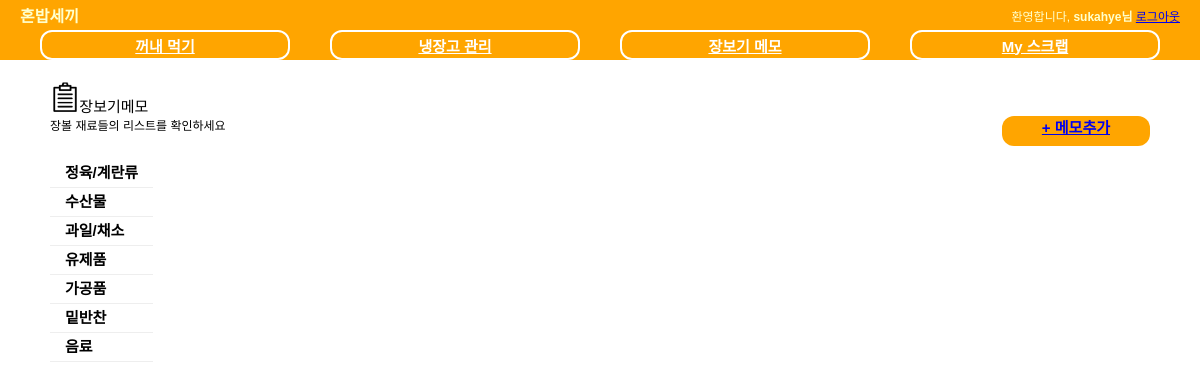
Page /fridge/shopping/ (signed in) on the earlier database version.
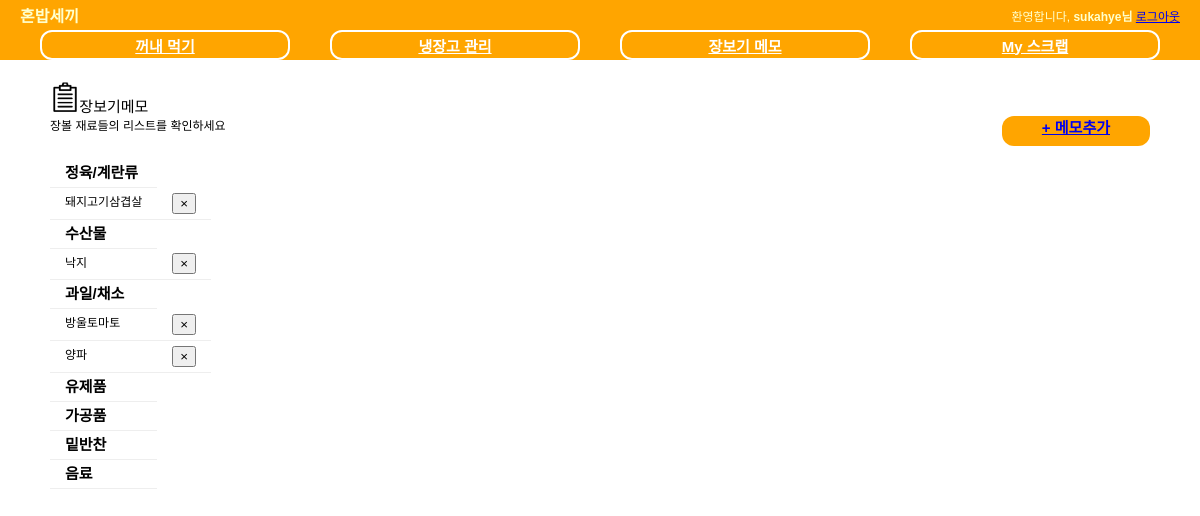
Same page on the later database version.
### fridge/models.py (models this page shows, shortened)
class ShoppingItem(models.Model):
    owner = models.ForeignKey(User, null=True)
    iteminfo = models.ForeignKey(Ingredient, null=True)

class Ingredient(models.Model):
    ingredientName= models.CharField(max_length=50)
    type=models.IntegerField(default=0)
    category=models.IntegerField(default=0)
    storageMethod=models.IntegerField(default=0)
    unit=models.CharField(max_length=100)
    defaultValue=models.IntegerField(default=0)
    ingredientCode=models.IntegerField(default=0)
    def __str__(self):
        return self.ingredientName

### fridge/views.py (the view)
class ShoppingList(ListView):
    template_name = 'fridge/shopping_memo.html'
    context_object_name = 'all_shopping'
    def get_queryset(self):
        return ShoppingItem.objects.filter(owner=self.request.user)
    def get_context_data(self, **kwargs):
        shopping_list = super(ShoppingList, self).get_context_data(**kwargs)
        shopping_list['meat'] = ShoppingItem.objects.filter(iteminfo__type=1)
        shopping_list['seafood'] = ShoppingItem.objects.filter(iteminfo__type=2)
        shopping_list['fruit'] = ShoppingItem.objects.filter(iteminfo__type=3)
        shopping_list['grain'] = ShoppingItem.objects.filter(iteminfo__type=4)
        shopping_list['milk'] = ShoppingItem.objects.filter(iteminfo__type=5)
        shopping_list['made'] = ShoppingItem.objects.filter(iteminfo__type=6)
        shopping_list['side'] = ShoppingItem.objects.filter(iteminfo__type=7)
        shopping_list['drink'] = ShoppingItem.objects.filter(iteminfo__type=8)
        print(shopping_list)
        return shopping_list

### fridge/templates/fridge/shopping_memo.html (shortened to what this page needs)
{% extends "base.html" %}
{% load staticfiles %}
{% block extrastyle %}{% static "fridge/shopping_memo.css" %}{% endblock %}
{% block content %}
<div id="content">
    <p>
        <span style="font-size:15px;"><img src="{% static 'img/memo.png' %}" style="height:30px;">장보기메모<br></span>
        <span>장볼 재료들의 리스트를 확인하세요</span>
        <span id="addmemo"><a href="{% url 'fridge:adding' %}">&#43 메모추가</a></span>
    </p>
    <table>
        <tbody>
        <tr class="type"><td>정육/계란류</td></tr>
        <br>
        {% for a in meat %}
            <tr>
                <td>{{ a.iteminfo }}</td>
                <td><form method="POST" action="{% url 'fridge:delete' a.id %}">{% csrf_token %}<input type="submit" value="&times"></form></td>
            </tr>
        {% endfor %}
        <tr class="type"><td>수산물</td></tr>
       {% for a in seafood %}
            <tr>
                <td>{{ a.iteminfo }}</td>
                <td><form method="POST" action="{% url 'fridge:delete' a.id %}">{% csrf_token %}<input type="submit" value="&times"></form></td>
            </tr>
        {% endfor %}
        <tr class="type"><td>과일/채소</td></tr>
        {% for a in fruit %}
            <tr>
                <td>{{ a.iteminfo }}</td>
                <td><form method="POST" action="{% url 'fridge:delete' a.id %}">{% csrf_token %}<input type="submit" value="&times"></form></td>
            </tr>
        {% endfor %}
        <tr class="type"><td>유제품</td></tr>
         <tr class="type"><td>가공품</td></tr>
         <tr class="type"><td>밑반찬</td></tr>
        <tr class="type"><td>음료</td></tr>
        </tbody>
    </table>
</div>
{% endblock %}

### templates/base.html (shortened to what this page needs)
<!DOCTYPE html>
<html lang="ko">
<head>
</head>
{% load staticfiles %}
<link rel="stylesheet" type="text/css" href="{% static "css/base.css" %}" />
<link rel="stylesheet" type="text/css" href="{% block extrastyle %}{% endblock %}"/>
<body>
    <div id="header">
        <h2 class="maintitle">혼밥세끼</h2>
        {% if user.is_active %}
        <h4 class="welcome">환영합니다,
            <strong>{% firstof user.get_short_name user.get_username %}님</strong>
            <a href="{% url 'logout' %}">로그아웃</a>
        </h4>
        {% else %}
        <h4 class="welcome">환영합니다, 게스트 사용자님 /
            <a href="{% url 'login' %}">로그인</a>
            <a href="{% url 'register' %}">회원가입</a>
        </h4>
        {% endif %}
    </div>
    <div id="menu">
        <li><a href ="{% url 'fridge:recommendation' %}">꺼내 먹기</a></li>
        <li><a href ="{% url 'fridge:ingredient' %}">냉장고 관리</a></li>
        <li><a href ="{% url 'fridge:shopping' %}">장보기 메모</a></li>
        <li><a href ="{% url 'fridge:scrap' %}">My 스크랩</a></li>
    </div>
    {% block content %} {% endblock %}
</body>
</html>

### static/css/base.css (style rules this page uses)
body { font-family: "Lucida Grande", Verdana, Arial, sans-serif; font-size: 12px; }
div#header { position: absolute; top: 0px; left: 0px; height: 30px; width:100%; display: table; background: orange; }
div#menu { position: absolute; top:30px; left:0px; height:30px; width: 100%; display: table; table-layout:fixed; border-spacing: 40px 0px; background: orange; font-size: 15px; }
div#content { position: absolute; top:70px; left:50px; right:50px; }
.maintitle { display: table-cell; vertical-align: middle; padding-left:20px; color: #ffc; font-weight: bold; font-size: 16px; }
.welcome { display:table-cell; vertical-align: middle; text-align: right; padding-right: 20px; color: #ffc; font-weight: normal; font-size: 12px; }
div#menu a:link, div#menu a:visited { color: white; }
div#menu >li { display: table-cell; vertical-align: middle; border: 2px solid white; border-radius: 12px; text-align: center; font-weight: bold; text-decoration:none; }
table { border-collapse: collapse; }
td, th { line-height: 18px; border-bottom: 1px solid #eee; vertical-align: top; padding: 5px 15px; font-family: "Lucida Grande", Verdana, Arial, sans-serif; }

### fridge/static/fridge/shopping_memo.css (style rules this page uses)
span#addmemo { float:right; display: absolute; top:30px; left:0px; height:30px; display: table; table-layout:fixed; border-spacing: 40px 0px; background: orange; font-size: 15px; vertical-align: middle; border-radius: 12px; text-align: center; font-weight: bolder; text-decoration: none; }
tr.type { font-size: 15px; font-weight: bold; }

Differences in the rows shown:
added ShoppingItem: iteminfo "돼지고기삼겹살", shown under "환영합니다, sukahye님로그아웃"
added ShoppingItem: iteminfo "낙지"
added ShoppingItem: iteminfo "방울토마토"
added ShoppingItem: iteminfo "양파"
